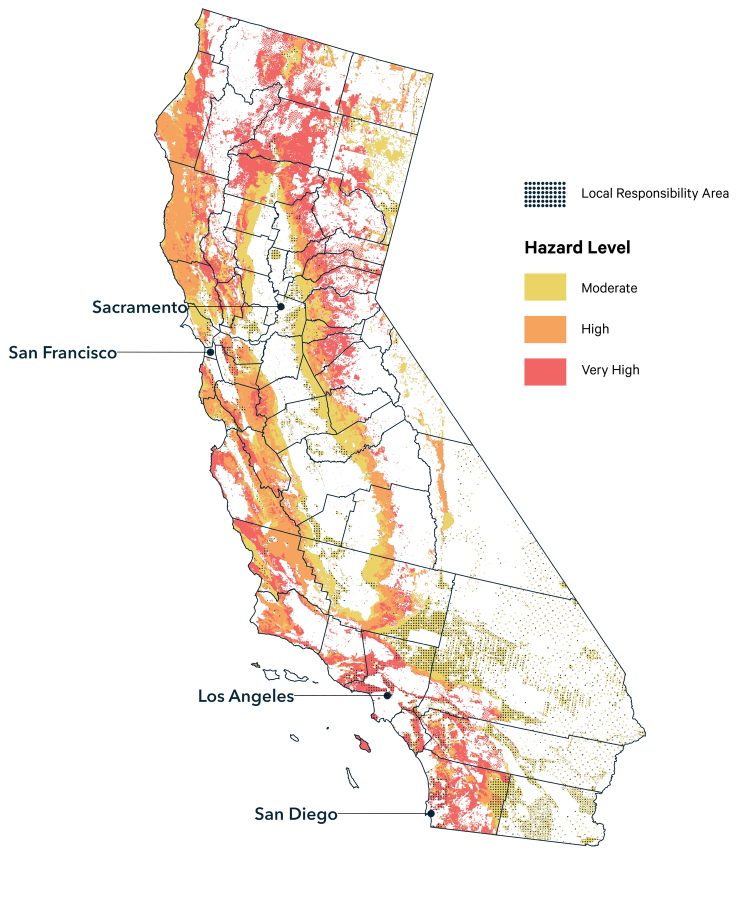
#> input picture examples/fire.webp, 1480 x 1823 px (shown at 1/2 size); its folder holds only this picture in this run
$ python -i vision.py   (imports and definitions only)   (older library calls are emulated)
#> lines starting #> are read from the running program, lines starting #| are printed output that depends on the picture; after the words box and inside, x2 and y2 are one past the last pixel; in counts of white or black regions, pixels touching at a corner belong together
"""Image preparation and edge evidence for geographic registration."""

from __future__ import annotations

from dataclasses import dataclass
from pathlib import Path

import cv2
import numpy as np
from PIL import Image
from scipy.ndimage import distance_transform_edt


@dataclass(frozen=True)
class PreparedImage:
    rgb: np.ndarray
    gray: np.ndarray
    edges: np.ndarray
    distance: np.ndarray
    nearest_edge_y: np.ndarray
    nearest_edge_x: np.ndarray
    gradient_x: np.ndarray
    gradient_y: np.ndarray
    color_evidence: np.ndarray
    eastern_straight_edges: np.ndarray
    eastern_straight_distance: np.ndarray
    eastern_border_hinge: tuple[float, float] | None
    scale_from_original: float
    original_width: int
    original_height: int


def _connected_eastern_border_evidence(
    lines: np.ndarray | None,
    image_shape: tuple[int, int],
) -> tuple[np.ndarray, tuple[float, float] | None]:
    """Select the connected vertical/diagonal California-Nevada line pair.

    On north-up California maps the Nevada border has a distinctive hinge: a
    nearly vertical northern segment meets a southeast-running diagonal near
    Lake Tahoe. Requiring that junction prevents unrelated parcel lines, map
    frames, and legend columns from being pooled into one permissive channel.
    """

    height, width = image_shape
    minimum_dimension = min(height, width)
    evidence = np.zeros(image_shape, dtype=np.uint8)
    if lines is None:
        return evidence, None

    verticals = []
    diagonals = []
    for x1, y1, x2, y2 in lines[:, 0]:
        first = np.array((float(x1), float(y1)))
        second = np.array((float(x2), float(y2)))
        delta = second - first
        length = float(np.linalg.norm(delta))
        angle = abs(float(np.degrees(np.arctan2(delta[1], delta[0]))))
        folded_angle = min(angle, 180.0 - angle)
        midpoint = (first + second) / 2.0

        if folded_angle >= 80.0 and length >= minimum_dimension * 0.12:
            top, bottom = sorted((first, second), key=lambda point: point[1])
            if (
                width * 0.48 <= midpoint[0] <= width * 0.82
                and top[1] <= height * 0.32
                and bottom[1] >= height * 0.18
            ):
                verticals.append((length, top, bottom))

        # Image y increases downward, so the southeast segment has dx and dy
        # with the same sign regardless of Hough endpoint ordering.
        if (
            28.0 <= folded_angle <= 65.0
            and delta[0] * delta[1] > 0
            and length >= minimum_dimension * 0.18
        ):
            upper_left, lower_right = sorted(
                (first, second), key=lambda point: point[1]
            )
            if (
                midpoint[0] >= width * 0.58
                and upper_left[1] <= height * 0.50
                and lower_right[0] >= upper_left[0] + width * 0.15
                and lower_right[1] >= upper_left[1] + height * 0.12
            ):
                diagonals.append((length, upper_left, lower_right))

    pairs = []
    for vertical_length, top, bottom in verticals:
        for diagonal_length, upper_left, lower_right in diagonals:
            junction_gap = float(np.linalg.norm(bottom - upper_left))
            if junction_gap > minimum_dimension * 0.07:
                continue
            # Prefer the longest coherent pair after junction proximity. This
            # distinguishes the state line from short legend-column pairs.
            score = junction_gap / minimum_dimension - 0.08 * (
                (vertical_length + diagonal_length) / (2.0 * minimum_dimension)
            )
            pairs.append((score, top, bottom, upper_left, lower_right))

    if not pairs:
        return evidence, None

    _, top, bottom, upper_left, lower_right = min(pairs, key=lambda item: item[0])
    # The detected Hough segments may stop a few pixels short of the actual
    # junction. Use their infinite-line intersection to make the hinge explicit.
    vertical_delta = bottom - top
    diagonal_delta = lower_right - upper_left
    cross = vertical_delta[0] * diagonal_delta[1] - vertical_delta[1] * diagonal_delta[0]
    if abs(cross) > 1e-6:
        offset = upper_left - top
        t = (offset[0] * diagonal_delta[1] - offset[1] * diagonal_delta[0]) / cross
        hinge = top + t * vertical_delta
    else:
        hinge = (bottom + upper_left) / 2.0

    top_point = tuple(np.rint(top).astype(int))
    hinge_point = tuple(np.rint(hinge).astype(int))
    lower_right_point = tuple(np.rint(lower_right).astype(int))
    cv2.line(evidence, top_point, hinge_point, 1, 3, cv2.LINE_AA)
    cv2.line(evidence, hinge_point, lower_right_point, 1, 3, cv2.LINE_AA)
    return evidence, (float(hinge[0]), float(hinge[1]))


def prepare_image(path: Path, max_dimension: int = 900) -> PreparedImage:
    """Downsample an image and produce conservative multi-scale line evidence."""
#> called with path = '../../examples/fire.webp', max_dimension = 900

    with Image.open(path) as source:
#> source is the input picture: PIL image 1480x1823 RGB; mean R, G, B 247.3, 239, 233.3
        original = np.asarray(source.convert("RGB"))
    original_height, original_width = original.shape[:2]
    scale = min(1.0, max_dimension / max(original_height, original_width))
    if scale < 1.0:
        rgb = cv2.resize(
            original,
            (round(original_width * scale), round(original_height * scale)),
            interpolation=cv2.INTER_AREA,
        )
    else:
        rgb = original

    gray = cv2.cvtColor(rgb, cv2.COLOR_RGB2GRAY)
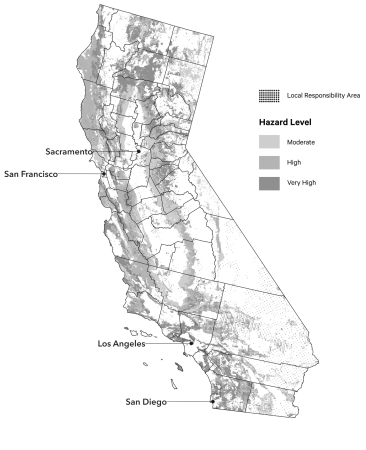
#> gray: shape (900, 731) (shown at 1/2 size); min 0, max 255, mean 240.9
    # A state line may be thin and dark (forest) or gray over hillshade (farms).
    # Combining two blur scales keeps both while discarding much of the JPEG noise.
    fine = cv2.GaussianBlur(gray, (3, 3), 0)
    coarse = cv2.GaussianBlur(gray, (7, 7), 0)
    median = float(np.median(fine))
#> median = 255
    lower = max(18, int(0.45 * median))
#> lower = 114
    upper = max(lower + 20, int(0.9 * median))
#> upper = 229
    edges_fine = cv2.Canny(fine, lower, upper, L2gradient=True)
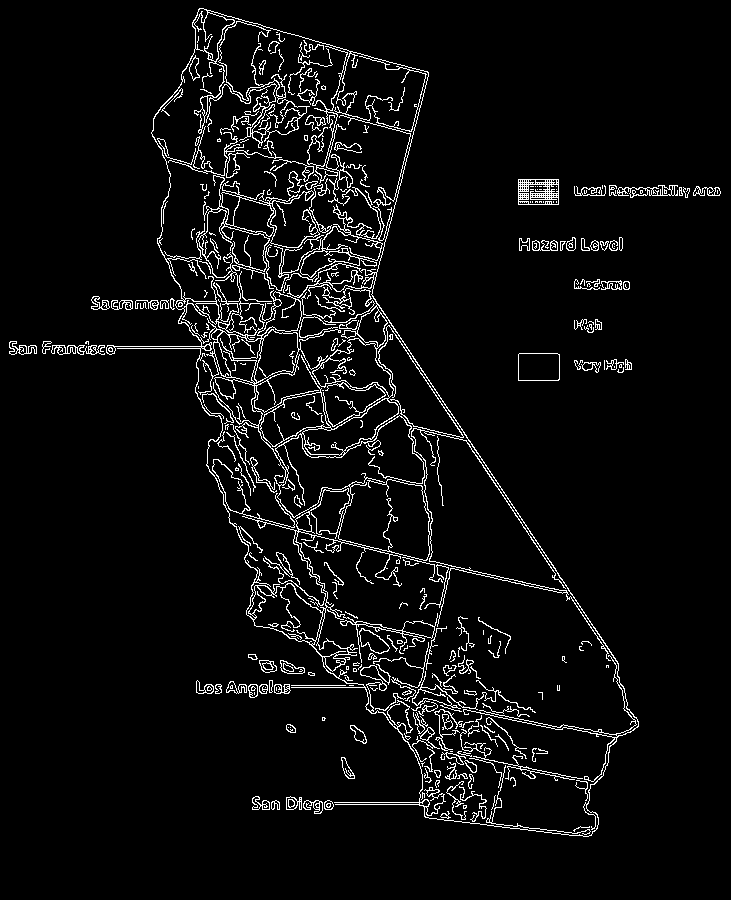
#> edges_fine: shape (900, 731); 5% white in thin lines or dots, all inside (x1, y1, x2, y2) = (9, 8, 721, 837)
    edges_coarse = cv2.Canny(coarse, max(12, lower // 2), max(35, upper // 2), L2gradient=True)
    edges = (edges_fine > 0) | (edges_coarse > 0)

    # Ignore the literal image frame, which otherwise creates an attractive but false fit.
    # Page borders and map neatlines are common in downloaded figures and can
    # look more attractive to a partial-outline matcher than real geography.
    # Treat the outer 3% as layout evidence, not registration evidence. A true
    # geographic feature cropped this close to the frame is incomplete anyway.
    margin = max(3, round(min(rgb.shape[:2]) * 0.03))
    edges[:margin, :] = False
#> edges: shape (900, 731) bool; 6.7% white in thin lines or dots, all inside (x1, y1, x2, y2) = (9, 22, 721, 837)
    edges[-margin:, :] = False
    edges[:, :margin] = False
#> edges: shape (900, 731) bool; 6.7% white in thin lines or dots, all inside (x1, y1, x2, y2) = (22, 22, 721, 837)
    edges[:, -margin:] = False
#> edges: shape (900, 731) bool; 6.7% white in thin lines or dots, all inside (x1, y1, x2, y2) = (22, 22, 709, 837)
    distance, nearest = distance_transform_edt(~edges, return_indices=True)

    gradient_x = cv2.Sobel(fine, cv2.CV_32F, 1, 0, ksize=3)
    gradient_y = cv2.Sobel(fine, cv2.CV_32F, 0, 1, ksize=3)
    magnitude = np.hypot(gradient_x, gradient_y)
    gradient_x = np.divide(
        gradient_x, magnitude, out=np.zeros_like(gradient_x), where=magnitude > 1e-6
    )
    gradient_y = np.divide(
        gradient_y, magnitude, out=np.zeros_like(gradient_y), where=magnitude > 1e-6
    )

    # Data colors are useful global evidence when edge clutter admits a locally
    # convincing but geographically absurd match. Highly saturated colors are
    # retained, except for dominant colors connected to the outer image border
    # (for example the blue Pacific in the forest map).
    hsv = cv2.cvtColor(rgb, cv2.COLOR_RGB2HSV)
#> hsv: shape (900, 731, 3); mean H, S, V 6.7, 17.4, 247.9
    chroma = rgb.max(axis=2).astype(np.int16) - rgb.min(axis=2).astype(np.int16)
    color_evidence = (hsv[:, :, 1] >= 50) & (hsv[:, :, 2] >= 45) & (chroma >= 35)
#> color_evidence: shape (900, 731) bool; 12% white; 2281 white regions (2176 under 20 px), largest, box (x1, y1, x2, y2) and area: (154, 9, 536, 825) 62003, (335, 156, 394, 248) 1251, (518, 270, 560, 297) 1133
    quantized = (rgb[:, :, 0] // 16).astype(np.int32) * 256
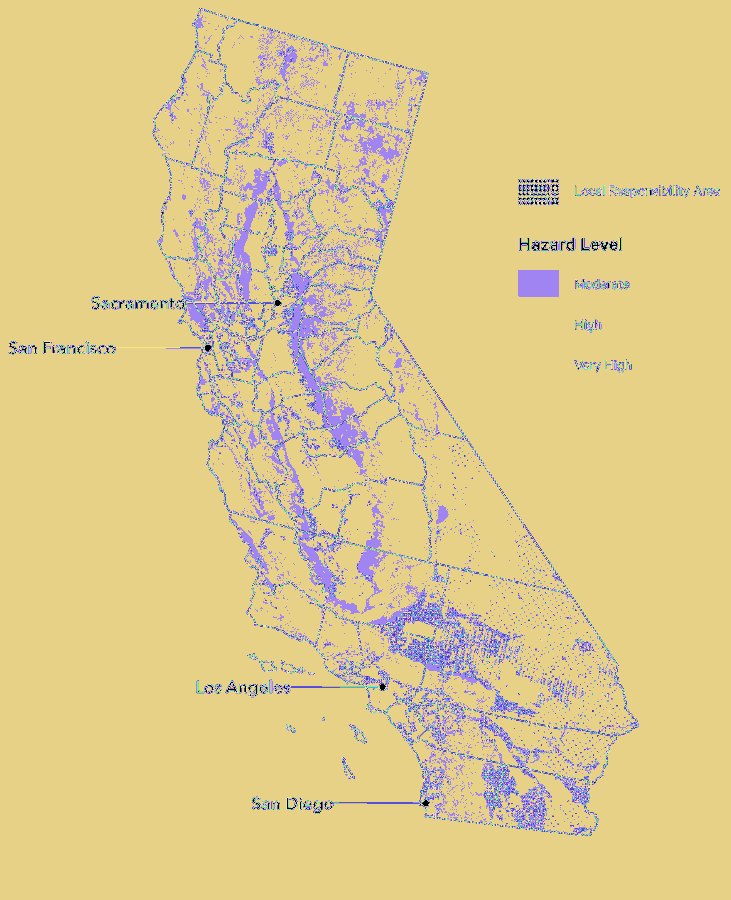
#> quantized: shape (900, 731) int32; 16 distinct labels, from 0 to 3840; one colour per label, 0 black
    quantized += (rgb[:, :, 1] // 16).astype(np.int32) * 16
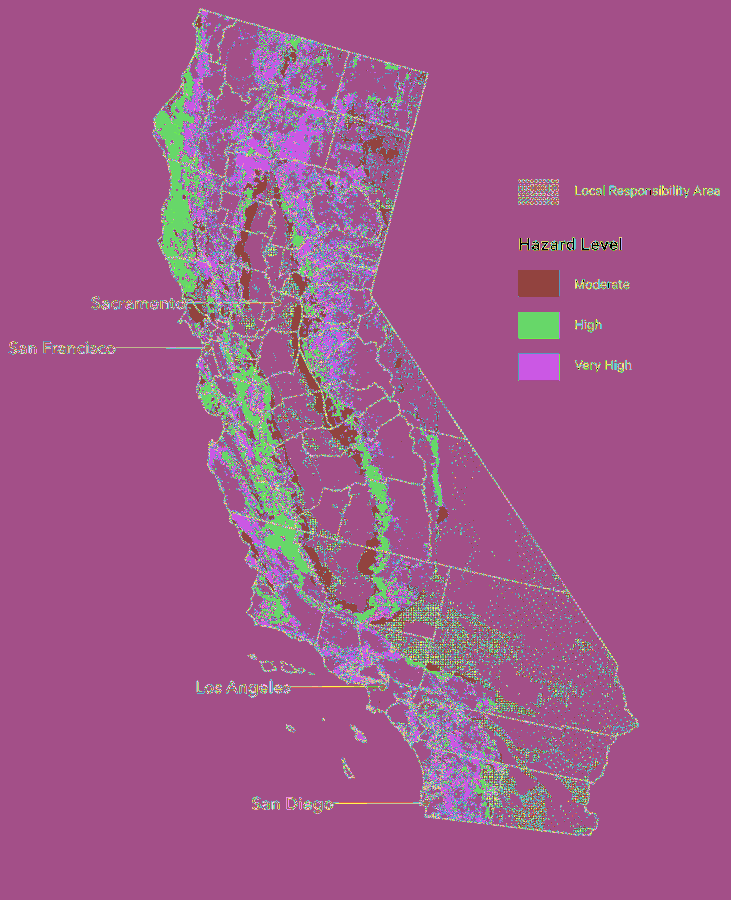
#> quantized: shape (900, 731) int32; 106 distinct labels, from 0 to 4080; one colour per label, 0 black
    quantized += (rgb[:, :, 2] // 16).astype(np.int32)
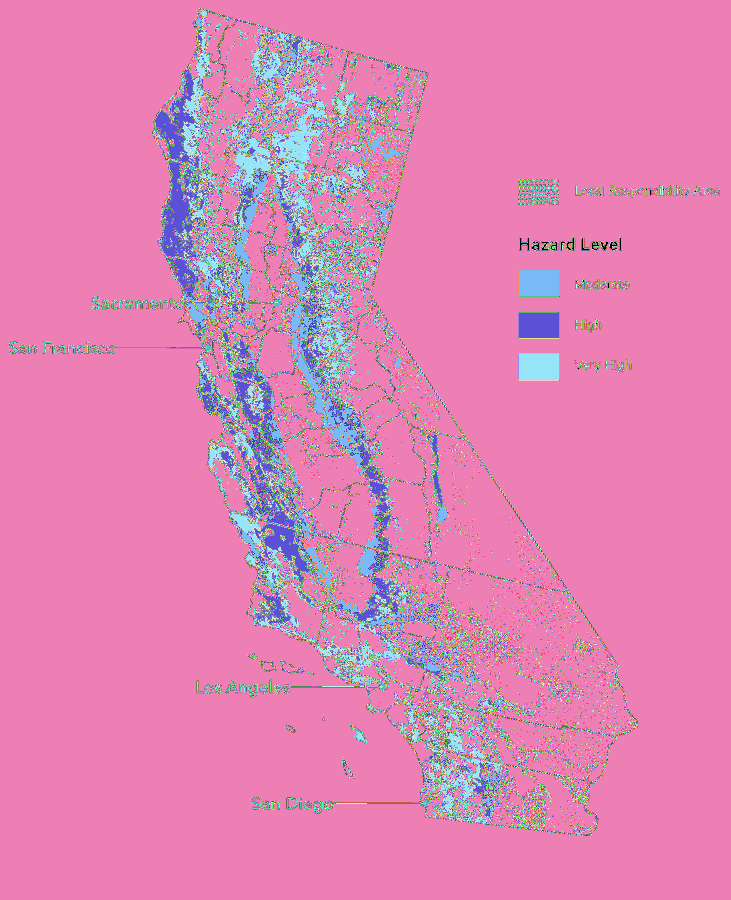
#> quantized: shape (900, 731) int32; 438 distinct labels, from 0 to 4095; one colour per label, 0 black
    border_width = max(4, round(min(rgb.shape[:2]) * 0.012))
    border_mask = np.zeros(rgb.shape[:2], dtype=bool)
    border_mask[:border_width, :] = True
    border_mask[-border_width:, :] = True
    border_mask[:, :border_width] = True
    border_mask[:, -border_width:] = True
    global_counts = np.bincount(quantized.ravel(), minlength=4096)
#> global_counts = 4096 values, max 537954 at index 4095, min 0 at index 1, mean 160.6
    border_counts = np.bincount(quantized[border_mask], minlength=4096)
#> border_counts = 4096 values, max 29029 at index 4095, min 0 at index 0, mean 7.09
    dominant_border_codes = np.flatnonzero(
        (global_counts > rgb.shape[0] * rgb.shape[1] * 0.004)
        & (border_counts > int(border_mask.sum()) * 0.008)
    )
#> dominant_border_codes = [4095]
    if len(dominant_border_codes):
        color_evidence &= ~np.isin(quantized, dominant_border_codes)

    # California's eastern border contains a vertical segment joined to a long
    # southeast diagonal. Preserve only a connected pair with that geometry;
    # pooling every long line admits crop parcels and legend elements.
    hough_lines = cv2.HoughLinesP(
        edges.astype(np.uint8) * 255,
        1,
        np.pi / 720,
        threshold=max(28, round(min(rgb.shape[:2]) * 0.05)),
        minLineLength=max(55, round(min(rgb.shape[:2]) * 0.10)),
        maxLineGap=max(10, round(min(rgb.shape[:2]) * 0.025)),
    )
#> hough_lines = 414 rows, first 6: [195, 36, 618, 670], [327, 228, 619, 665], [216, 173, 268, 446], [195, 34, 618, 668], [414, 666, 447, 820], [315, 367, 338, 457]
    eastern_straight_edges, eastern_border_hinge = _connected_eastern_border_evidence(
        hough_lines, edges.shape
    )
#> the loop in _connected_eastern_border_evidence, `for x1, y1, x2, y2 in lines[:, 0]:` made 414 passes
#> (x1, y1, x2, y2, delta, length, angle, folded_angle) on passes 1 to 8: (195, 36, 618, 670, [423, 634], 762.2, 56.29, 56.29), (327, 228, 619, 665, [292, 437], 525.6, 56.25, 56.25), (216, 173, 268, 446, [52, 273], 277.9, 79.22, 79.22), (195, 34, 618, 668, [423, 634], 762.2, 56.29, 56.29), (414, 666, 447, 820, [33, 154], 157.5, 77.91, 77.91), (315, 367, 338, 457, [23, 90], 92.89, 75.66, 75.66), (293, 161, 357, 391, [64, 230], 238.7, 74.45, 74.45), (261, 193, 335, 397, [74, 204], 217, 70.06, 70.06)
#> after the loop in _connected_eastern_border_evidence, `for x1, y1, x2, y2 in lines[:, 0]:`: diagonals = [(525.6, [327, 228], [619, 665]), (523.4, [327, 227], [618, 662])]; verticals = 8 items, first 6: (124.1, [379, 186], [373, 310]), (144.1, [342, 148], [360, 291]), (125.8, [385, 192], [364, 316]), (89.56, [357, 225], [367, 314]), (90.35, [368, 231], [376, 321]), (89.45, [361, 223], [370, 312])
#> the loop in _connected_eastern_border_evidence, `for vertical_length, top, bottom in verticals:` made 8 passes
#> (vertical_length, top, bottom) on passes 1 to 8: (124.1, [379, 186], [373, 310]), (144.1, [342, 148], [360, 291]), (125.8, [385, 192], [364, 316]), (89.56, [357, 225], [367, 314]), (90.35, [368, 231], [376, 321]), (89.45, [361, 223], [370, 312]), (90.45, [359, 223], [368, 313]), (90.55, [360, 223], [370, 313])
#> after the loop in _connected_eastern_border_evidence, `for vertical_length, top, bottom in verticals:`: pairs = []
#> eastern_straight_edges: shape (900, 731); every value is 0
    eastern_straight_edges = eastern_straight_edges > 0
    eastern_straight_distance = distance_transform_edt(~eastern_straight_edges)
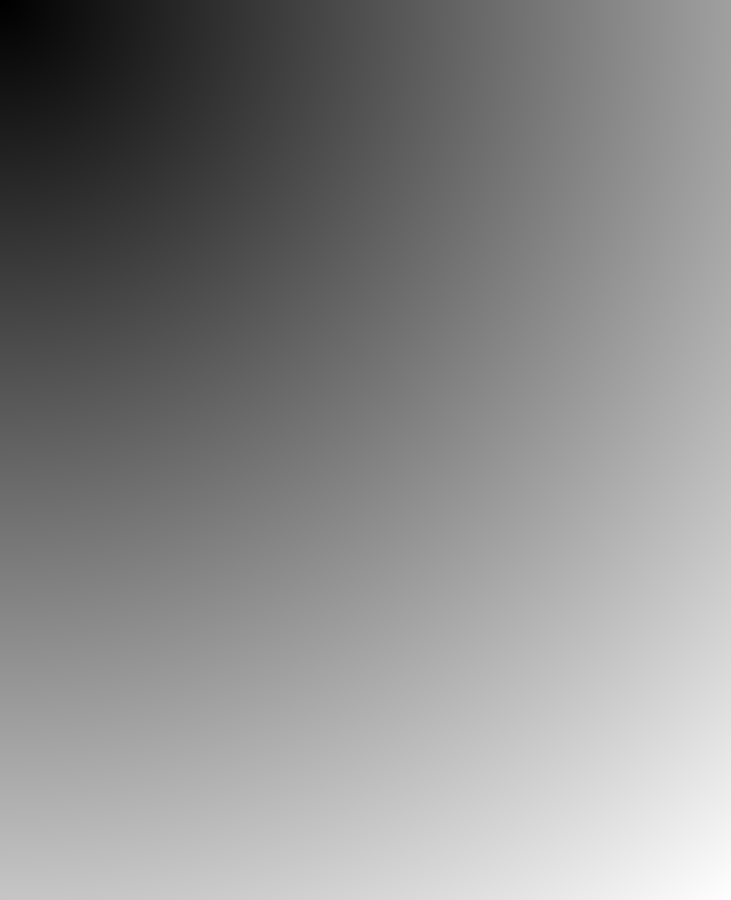
#> eastern_straight_distance: shape (900, 731) float64; min 1, max 1158.8, mean 626.1; drawn with min black and max white
    return PreparedImage(
        rgb=rgb,
        gray=gray,
        edges=edges,
        distance=distance.astype(np.float32),
        nearest_edge_y=nearest[0].astype(np.int32),
        nearest_edge_x=nearest[1].astype(np.int32),
        gradient_x=gradient_x,
        gradient_y=gradient_y,
        color_evidence=color_evidence,
        eastern_straight_edges=eastern_straight_edges,
        eastern_straight_distance=eastern_straight_distance.astype(np.float32),
        eastern_border_hinge=eastern_border_hinge,
        scale_from_original=scale,
        original_width=original_width,
        original_height=original_height,
    )

>>> result = prepare_image('../../examples/fire.webp')
